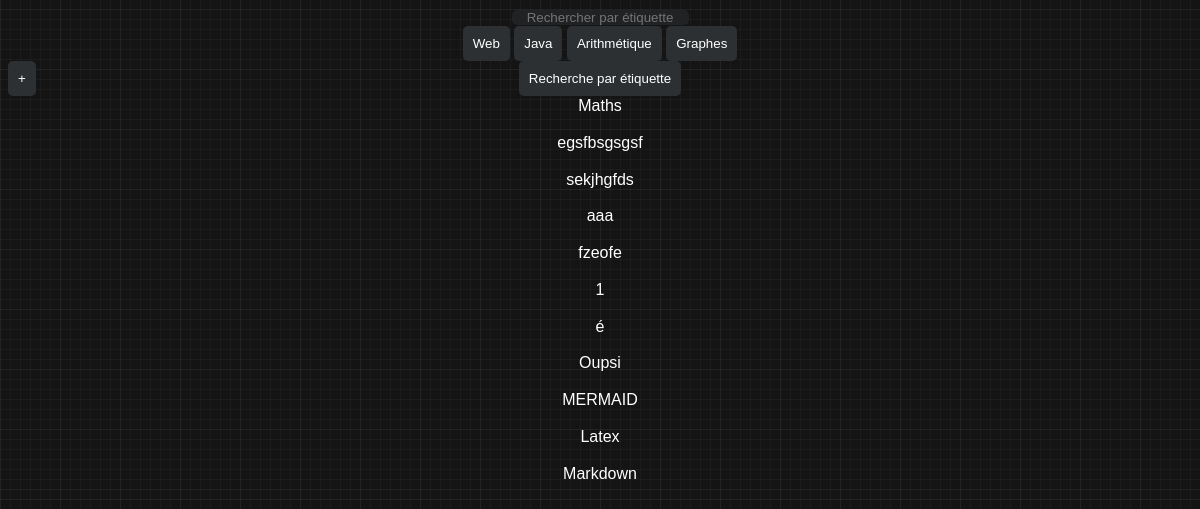
/pagesQuestion, run on the app's committed database.
### wams/db.py (models this page shows, shortened)
class question(db.Model):
    id = db.Column(db.Integer(), primary_key=True)
    Label = db.Column(db.String(), nullable =False)
    Etiquette = db.Column(db.String(), nullable =False)
    Question = db.Column(db.String(), nullable =False)
    Réponse1 = db.Column(db.String(), nullable =False)
    Réponse2 = db.Column(db.String(), nullable =True)
    Réponse3 = db.Column(db.String(), nullable =True)
    Réponse4 = db.Column(db.String(), nullable =True)
    bonne_reponse = db.Column(db.String())

### wams/routes.py (the view)
@app.route('/pagesQuestion', methods=['GET', 'POST'])
def pagesQuestion():
    return render_template('pagesQuestion.html', questions=question.query.all(), globalTags=globalTags, len=len(globalTags), len9 = len(globalTags) if len(globalTags)<9 else 9)# listeTags = listeTags, lenTags = len(listeTags))

### wams/templates/pagesQuestion.html (shortened to what this page needs)
{% extends 'base.html' %}
{% block listageQuestions %}
    <input id = "Etiquette" placeholder="Rechercher par étiquette"></input>
    <br/>
    {% for tag in range(0, len9) %}
        <button id = "{{ globalTags[tag] }}" class = "tagButton" type = "button">{{ globalTags[tag] }}</button>
    {% endfor %}
    <button id = "plus" type = "button" class = "plus" style = 'display: block;'>+</button>
    <br/>
    <button id = "submitRechercheTags" type = "button" class="submitRechercheTags">Recherche par étiquette</button>
    {% if listeTags|length == 0 %}
        {% for q in questions %}
            <br/>
            <a href = "/quest/{{q.id}}">{{q.Label}}</a>
            <br/>
        {% endfor %}
    {% endif %}
{% endblock %}

### wams/static/css/style.css (style rules this page uses)
* { text-align: center; vertical-align: middle; padding: 0; text-decoration: none; list-style: none; color: white; }
body { font-family: "Gill Sans", sans-serif; background-image: repeating-linear-gradient(90deg, hsla(57,0%,42%,0.09) 0px, hsla(57,0%,42%,0.09) 1px,transparent 1px, transparent 60px),repeating-linear-gradient(0deg, hsla(57,0%,42%,0.09) 0px, hsla(57,0%,42%,0.09) 1px,transparent 1px, transparent 60px),repeating-linear-gradient(0deg, hsla(57,0%,42%,0.09) 0px, hsla(57,0%,42%,0.09) 1px,transparent 1px, transparent 10px),repeating-linear-gradient(90deg, hsla(57,0%,42%,0.09) 0px, hsla(57,0%,42%,0.09) 1px,transparent 1px, transparent 10px),linear-gradient(90deg, rgb(20,20,20),rgb(20,20,20)); }
input { border-radius: 5px; border: none; background-color: #202224; color: white; }
button { border-radius: 5px; border: none; background-color: #2d3033; color: white; padding: 10px; transition: background-color 0.5s ease; cursor: pointer; }
#plus { position: absolute; }

### data on the page
question: Label "Maths"
question: Label "egsfbsgsgsf"
question: Label "sekjhgfds"
question: Label "aaa"
question: Label "fzeofe"
question: Label "1"
question: Label "é"
question: Label "Oupsi"
question: Label "MERMAID"
question: Label "Latex"
question: Label "Markdown"

### other printed values
{{ globalTags[tag] }} "Web" "Java" "Arithmétique" "Graphes"
